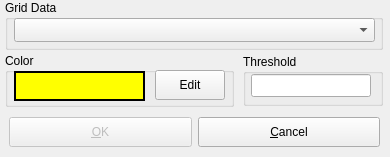
<ui version="4.0" >
 <author></author>
 <comment></comment>
 <exportmacro></exportmacro>
 <class>ContourSurfaceDialogData</class>
 <widget class="QDialog" name="ContourSurfaceDialogData" >
  <property name="geometry" >
   <rect>
    <x>0</x>
    <y>0</y>
    <width>390</width>
    <height>157</height>
   </rect>
  </property>
  <property name="windowTitle" >
   <string>ContourSurface</string>
  </property>
  <property name="sizeGripEnabled" >
   <bool>false</bool>
  </property>
  <widget class="QPushButton" name="buttonCancel" >
   <property name="geometry" >
    <rect>
     <x>198</x>
     <y>117</y>
     <width>182</width>
     <height>30</height>
    </rect>
   </property>
   <property name="sizePolicy" >
    <sizepolicy>
     <hsizetype>7</hsizetype>
     <vsizetype>0</vsizetype>
     <horstretch>0</horstretch>
     <verstretch>0</verstretch>
    </sizepolicy>
   </property>
   <property name="minimumSize" >
    <size>
     <width>133</width>
     <height>30</height>
    </size>
   </property>
   <property name="maximumSize" >
    <size>
     <width>32767</width>
     <height>30</height>
    </size>
   </property>
   <property name="text" >
    <string>&amp;Cancel</string>
   </property>
   <property name="shortcut" >
    <string/>
   </property>
   <property name="autoDefault" >
    <bool>true</bool>
   </property>
  </widget>
  <widget class="QPushButton" name="buttonOk" >
   <property name="enabled" >
    <bool>false</bool>
   </property>
   <property name="geometry" >
    <rect>
     <x>9</x>
     <y>117</y>
     <width>183</width>
     <height>30</height>
    </rect>
   </property>
   <property name="sizePolicy" >
    <sizepolicy>
     <hsizetype>3</hsizetype>
     <vsizetype>0</vsizetype>
     <horstretch>0</horstretch>
     <verstretch>0</verstretch>
    </sizepolicy>
   </property>
   <property name="minimumSize" >
    <size>
     <width>133</width>
     <height>30</height>
    </size>
   </property>
   <property name="maximumSize" >
    <size>
     <width>32767</width>
     <height>30</height>
    </size>
   </property>
   <property name="toolTip" >
    <string>Close window and apply changes.</string>
   </property>
   <property name="text" >
    <string>&amp;OK</string>
   </property>
   <property name="shortcut" >
    <string/>
   </property>
   <property name="autoDefault" >
    <bool>true</bool>
   </property>
   <property name="default" >
    <bool>true</bool>
   </property>
  </widget>
  <widget class="QGroupBox" name="groupBox1" >
   <property name="geometry" >
    <rect>
     <x>5</x>
     <y>0</y>
     <width>378</width>
     <height>50</height>
    </rect>
   </property>
   <property name="title" >
    <string>Grid Data</string>
   </property>
   <widget class="QComboBox" name="grids" >
    <property name="geometry" >
     <rect>
      <x>9</x>
      <y>18</y>
      <width>361</width>
      <height>24</height>
     </rect>
    </property>
   </widget>
  </widget>
  <widget class="QGroupBox" name="groupBox5" >
   <property name="geometry" >
    <rect>
     <x>5</x>
     <y>53</y>
     <width>229</width>
     <height>54</height>
    </rect>
   </property>
   <property name="title" >
    <string>Color</string>
   </property>
   <widget class="QPushButton" name="color_button" >
    <property name="geometry" >
     <rect>
      <x>150</x>
      <y>17</y>
      <width>70</width>
      <height>30</height>
     </rect>
    </property>
    <property name="minimumSize" >
     <size>
      <width>70</width>
      <height>30</height>
     </size>
    </property>
    <property name="maximumSize" >
     <size>
      <width>70</width>
      <height>30</height>
     </size>
    </property>
    <property name="focusPolicy" >
     <enum>Qt::TabFocus</enum>
    </property>
    <property name="toolTip" >
     <string>Edit mininum color value</string>
    </property>
    <property name="text" >
     <string>Edit</string>
    </property>
    <property name="autoDefault" >
     <bool>true</bool>
    </property>
   </widget>
   <widget class="QLabel" name="color_label" >
    <property name="geometry" >
     <rect>
      <x>9</x>
      <y>18</y>
      <width>131</width>
      <height>30</height>
     </rect>
    </property>
    <property name="sizePolicy" >
     <sizepolicy>
      <hsizetype>1</hsizetype>
      <vsizetype>5</vsizetype>
      <horstretch>0</horstretch>
      <verstretch>0</verstretch>
     </sizepolicy>
    </property>
    <property name="minimumSize" >
     <size>
      <width>60</width>
      <height>0</height>
     </size>
    </property>
    <property name="palette" >
     <palette>
      <active>
       <color>
        <red>255</red>
        <green>255</green>
        <blue>0</blue>
       </color>
       <color>
        <red>0</red>
        <green>0</green>
        <blue>0</blue>
       </color>
       <color>
        <red>0</red>
        <green>0</green>
        <blue>0</blue>
       </color>
       <color>
        <red>0</red>
        <green>0</green>
        <blue>0</blue>
       </color>
       <color>
        <red>0</red>
        <green>0</green>
        <blue>0</blue>
       </color>
       <color>
        <red>0</red>
        <green>0</green>
        <blue>0</blue>
       </color>
       <color>
        <red>0</red>
        <green>0</green>
        <blue>0</blue>
       </color>
       <color>
        <red>0</red>
        <green>0</green>
        <blue>0</blue>
       </color>
       <color>
        <red>0</red>
        <green>0</green>
        <blue>0</blue>
       </color>
       <color>
        <red>0</red>
        <green>0</green>
        <blue>0</blue>
       </color>
       <color>
        <red>255</red>
        <green>255</green>
        <blue>0</blue>
       </color>
       <color>
        <red>0</red>
        <green>0</green>
        <blue>0</blue>
       </color>
       <color>
        <red>0</red>
        <green>0</green>
        <blue>0</blue>
       </color>
       <color>
        <red>0</red>
        <green>0</green>
        <blue>0</blue>
       </color>
       <color>
        <red>0</red>
        <green>0</green>
        <blue>0</blue>
       </color>
       <color>
        <red>0</red>
        <green>0</green>
        <blue>0</blue>
       </color>
       <color>
        <red>232</red>
        <green>232</green>
        <blue>232</blue>
       </color>
      </active>
      <inactive>
       <color>
        <red>255</red>
        <green>255</green>
        <blue>0</blue>
       </color>
       <color>
        <red>0</red>
        <green>0</green>
        <blue>0</blue>
       </color>
       <color>
        <red>0</red>
        <green>0</green>
        <blue>0</blue>
       </color>
       <color>
        <red>0</red>
        <green>0</green>
        <blue>0</blue>
       </color>
       <color>
        <red>0</red>
        <green>0</green>
        <blue>0</blue>
       </color>
       <color>
        <red>0</red>
        <green>0</green>
        <blue>0</blue>
       </color>
       <color>
        <red>0</red>
        <green>0</green>
        <blue>0</blue>
       </color>
       <color>
        <red>0</red>
        <green>0</green>
        <blue>0</blue>
       </color>
       <color>
        <red>0</red>
        <green>0</green>
        <blue>0</blue>
       </color>
       <color>
        <red>0</red>
        <green>0</green>
        <blue>0</blue>
       </color>
       <color>
        <red>255</red>
        <green>255</green>
        <blue>0</blue>
       </color>
       <color>
        <red>0</red>
        <green>0</green>
        <blue>0</blue>
       </color>
       <color>
        <red>0</red>
        <green>0</green>
        <blue>0</blue>
       </color>
       <color>
        <red>0</red>
        <green>0</green>
        <blue>0</blue>
       </color>
       <color>
        <red>0</red>
        <green>0</green>
        <blue>0</blue>
       </color>
       <color>
        <red>0</red>
        <green>0</green>
        <blue>0</blue>
       </color>
       <color>
        <red>232</red>
        <green>232</green>
        <blue>232</blue>
       </color>
      </inactive>
      <disabled>
       <color>
        <red>255</red>
        <green>255</green>
        <blue>0</blue>
       </color>
       <color>
        <red>0</red>
        <green>0</green>
        <blue>0</blue>
       </color>
       <color>
        <red>0</red>
        <green>0</green>
        <blue>0</blue>
       </color>
       <color>
        <red>0</red>
        <green>0</green>
        <blue>0</blue>
       </color>
       <color>
        <red>0</red>
        <green>0</green>
        <blue>0</blue>
       </color>
       <color>
        <red>0</red>
        <green>0</green>
        <blue>0</blue>
       </color>
       <color>
        <red>0</red>
        <green>0</green>
        <blue>0</blue>
       </color>
       <color>
        <red>0</red>
        <green>0</green>
        <blue>0</blue>
       </color>
       <color>
        <red>0</red>
        <green>0</green>
        <blue>0</blue>
       </color>
       <color>
        <red>0</red>
        <green>0</green>
        <blue>0</blue>
       </color>
       <color>
        <red>255</red>
        <green>255</green>
        <blue>0</blue>
       </color>
       <color>
        <red>0</red>
        <green>0</green>
        <blue>0</blue>
       </color>
       <color>
        <red>0</red>
        <green>0</green>
        <blue>0</blue>
       </color>
       <color>
        <red>0</red>
        <green>0</green>
        <blue>0</blue>
       </color>
       <color>
        <red>0</red>
        <green>0</green>
        <blue>0</blue>
       </color>
       <color>
        <red>0</red>
        <green>0</green>
        <blue>0</blue>
       </color>
       <color>
        <red>232</red>
        <green>232</green>
        <blue>232</blue>
       </color>
      </disabled>
     </palette>
    </property>
    <property name="focusPolicy" >
     <enum>Qt::NoFocus</enum>
    </property>
    <property name="autoFillBackground" >
     <bool>true</bool>
    </property>
    <property name="frameShape" >
     <enum>QFrame::WinPanel</enum>
    </property>
    <property name="frameShadow" >
     <enum>QFrame::Raised</enum>
    </property>
    <property name="lineWidth" >
     <number>0</number>
    </property>
    <property name="midLineWidth" >
     <number>0</number>
    </property>
    <property name="textFormat" >
     <enum>Qt::AutoText</enum>
    </property>
    <property name="alignment" >
     <set>Qt::AlignLeading|Qt::AlignLeft|Qt::AlignVCenter</set>
    </property>
    <property name="margin" >
     <number>0</number>
    </property>
   </widget>
  </widget>
  <widget class="QGroupBox" name="groupBox1_2" >
   <property name="geometry" >
    <rect>
     <x>243</x>
     <y>54</y>
     <width>140</width>
     <height>52</height>
    </rect>
   </property>
   <property name="title" >
    <string>Threshold</string>
   </property>
   <widget class="QLineEdit" name="threshold" >
    <property name="geometry" >
     <rect>
      <x>8</x>
      <y>20</y>
      <width>120</width>
      <height>23</height>
     </rect>
    </property>
   </widget>
  </widget>
 </widget>
 <layoutdefault spacing="6" margin="11" />
 <pixmapfunction>qPixmapFromMimeSource</pixmapfunction>
 <tabstops>
  <tabstop>grids</tabstop>
  <tabstop>threshold</tabstop>
  <tabstop>buttonOk</tabstop>
  <tabstop>buttonCancel</tabstop>
 </tabstops>
 <includes>
  <include location="global" >BALL/COMMON/global.h</include>
 </includes>
 <resources/>
 <connections/>
</ui>
